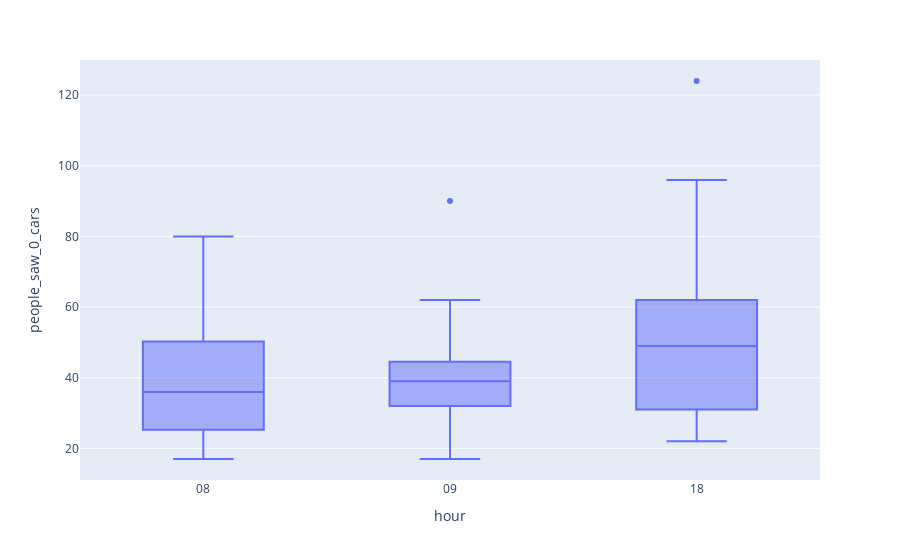

Notebook source saved alongside this figure:
### Code cell
# undersupply volume
fig = px.box(ds_ratio_us.filter(F.col('hour').isin(['08','09','18'])).orderBy('hour').toPandas(),
              x = "hour",
              y = 'people_saw_0_cars'
             )
fig.show()

### Figure 1 — Plotly figure (JSON) as saved in the notebook; plotly's stock layout.template omitted (floating-point values rounded to 4 significant figures)
{"data": [{"alignmentgroup": "True", "hovertemplate": "hour=%{x}<br>people_saw_0_cars=%{y}<extra></extra>", "legendgroup": "", "marker": {"color": "#636efa"}, "name": "", "notched": false, "offsetgroup": "", "orientation": "v", "showlegend": false, "type": "box", "x": ["08", "08", "08", "08", "08", "08", "08", "08", "08", "08", "08", "08", "08", "08", "08", "08", "08", "08", "08", "08", "08", "09", "09", "09", "09", "09", "09", "09", "09", "09", "09", "09", "09", "09", "09", "09", "09", "09", "09", "09", "09", "09", "18", "18", "18", "18", "18", "18", "18", "18", "18", "18", "18", "18", "18", "18"], "x0": " ", "xaxis": "x", "y": [38, 58, 33, 23, 26, 50, 35, 36, 38, 21, 17, 21, 28, 26, 38, 42, 80, 51, 57, 54, 17, 43, 41, 24, 33, 25, 32, 43, 38, 49, 33, 32, 39, 27, 17, 62, 41, 61, 61, 43, 90, 37, 34, 24, 22, 44, 31, 47, 52, 83, 51, 24, 58, 96, 124, 62], "y0": " ", "yaxis": "y"}], "layout": {"boxmode": "group", "legend": {"tracegroupgap": 0}, "margin": {"t": 60}, "xaxis": {"anchor": "y", "domain": [0, 1], "title": {"text": "hour"}}, "yaxis": {"anchor": "x", "domain": [0, 1], "title": {"text": "people_saw_0_cars"}}}}
